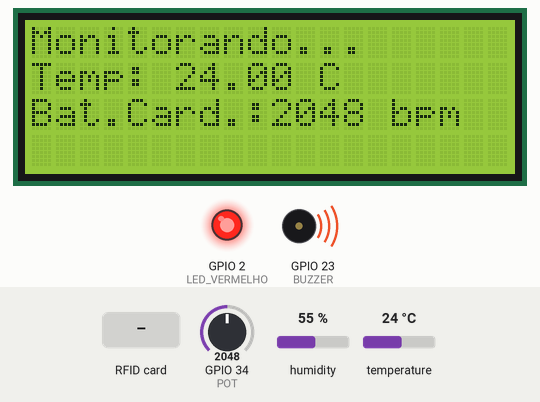
The sketch below on a simulated ESP32. On the bench: 20×4 character LCD, output pins drawn as LEDs (lit = HIGH), buzzer (waves = sounding, pin HIGH). The inputs (shaded band) are chosen by the test bench; at power-on: GPIO 34 (POT) = 2048, humidity 55 %, temperature 24 °C. What the sketch prints to the serial monitor is not drawn.

Above: at 1.2 s.
1.3 s: RFID card 5E 7A 19 C4 held to the reader
At 2.8 s:
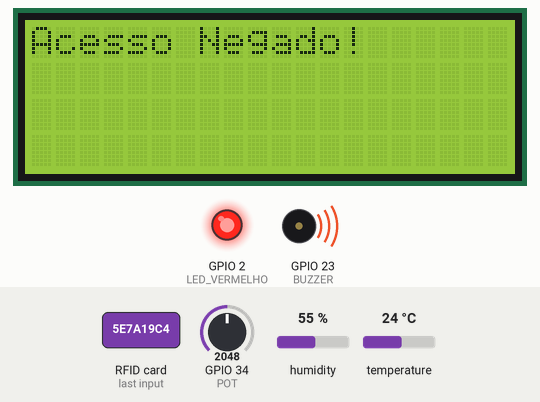
Timing chart, 0 to 4.3 s (numbered marks = the images above; inputs shaded):
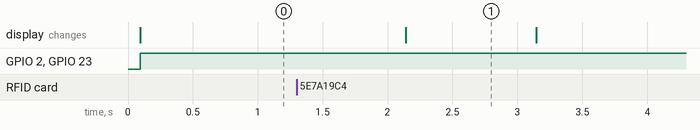

The sketch:

sketch_feb20final.ino
```cpp
#include <Wire.h>
#include <Adafruit_PN532.h>
#include <LiquidCrystal.h>
#include <DHT.h>

//Definição dos pinos do display LCD
#define RS 5
#define EN 18
#define D4 13
#define D5 12
#define D6 14
#define D7 27

//Definição dos atuadores
#define BUZZER 23
#define LED_VERMELHO 2

// Definição dos pinos dos sensores DHT11 e BPM (potenciômetro)
#define DHTPIN 25
#define DHTTYPE DHT11
#define POT 34

// Definição dos pinos do PN532 (NFC)
#define SDA_PIN 22
#define SCL_PIN 21

bool alarmeAtivo = false;

// Inicialização do módulo PN532 (I2C padrão)
Adafruit_PN532 nfc(SDA_PIN, SCL_PIN);

// Inicializa a biblioteca do LCD
LiquidCrystal lcd(RS, EN, D4, D5, D6, D7);


// Inicializa o sensor DHT11
DHT dht(DHTPIN, DHTTYPE);

const String cartoesAutorizados[] = {"f3 fa aa d"};
const int numCartoes = sizeof(cartoesAutorizados) / sizeof(cartoesAutorizados[0]);

unsigned long ultimaLeituraRFID = 0;
const unsigned long intervaloLeituraRFID = 2000; // Intervalo de 2 segundos para ler RFID

void setup() {
    Serial.begin(115200);

    pinMode(LED_VERMELHO, OUTPUT);
    pinMode(BUZZER, OUTPUT);
    pinMode(POT, INPUT);
    dht.begin();
    lcd.begin(20, 4);

    nfc.begin();
    uint32_t versiondata = nfc.getFirmwareVersion();
    if (!versiondata) {
        Serial.println("Falha ao encontrar PN532");
        while (1);
    }
    nfc.SAMConfig();
}

// Função para verificar se um cartão está autorizado
bool verificarCartao(String cardID) {
  for (int i = 0; i < numCartoes; i++) {
    if (cartoesAutorizados[i] == cardID) {
      return true;
    }
  }
  return false;
}

void lerRFID() {

  uint8_t uid[] = {0, 0, 0, 0, 0, 0, 0};
  uint8_t uidLength;

  if (nfc.readPassiveTargetID(PN532_MIFARE_ISO14443A, uid, &uidLength)) {
    String cardID = "";
    for (uint8_t i = 0; i < uidLength; i++) {
      cardID += String(uid[i], HEX);
      if (i < uidLength - 1) cardID += " ";
    }

    Serial.print("ID do Cartao RFID: ");
    Serial.println(cardID);

    if (verificarCartao(cardID)) {
      Serial.println("Cartão autorizado! Desligando alarmes.");
      lcd.clear();
      lcd.print("Acesso Liberado!");

      // Desligar buzzer e LED
      digitalWrite(BUZZER, LOW);
      digitalWrite(LED_VERMELHO, LOW);
      alarmeAtivo = false;
    } else {
      Serial.println("Cartão não autorizado.");
      lcd.clear();
      lcd.print("Acesso Negado!");
    }
  }
}


void loop() {
  float temperatura = dht.readTemperature();
  int leituraPot = analogRead(POT);
  float bpm = map(leituraPot, 0, 4095, 0, 4000); // Mapeia para uma faixa de 60 a 100

  if (isnan(temperatura) && (isnan(leituraPot))) { // Verifica se a leitura falhou
      lcd.setCursor(0, 1);
      lcd.print("Erro no sensor!");
  } else {
    lcd.clear();
    lcd.setCursor(0, 0);
    lcd.print("Monitorando...");
    lcd.setCursor(0, 1);
    lcd.print("Temp: ");
    lcd.print(temperatura);
    lcd.print(" C");
    lcd.setCursor(0, 2);
    lcd.print("Bat.Card.:" );
    lcd.print(leituraPot);
    lcd.print(" bpm");
  }

// Condições para ativar o alarme
  if ((temperatura > 27 || temperatura < 20 || leituraPot > 2000) && !alarmeAtivo) {
    Serial.println("Alerta! Condições críticas detectadas.");
    digitalWrite(BUZZER, HIGH);
    digitalWrite(LED_VERMELHO, HIGH);
    alarmeAtivo = true;
  }

  if((temperatura < 27 && temperatura > 20 && leituraPot < 2000) && alarmeAtivo) {
    Serial.println("Condições normalizadas. Desligando alarme.");
    digitalWrite(BUZZER, LOW);
    digitalWrite(LED_VERMELHO, LOW);
    alarmeAtivo = false;
  }

  if (alarmeAtivo && millis() - ultimaLeituraRFID >= intervaloLeituraRFID) {
    lerRFID();
    ultimaLeituraRFID = millis();
  }

  // Exibe temperatura e batimentos cardíacos
  Serial.print("Temp: ");
  Serial.print(temperatura);
  Serial.println(" C");
  Serial.print("Batimento cardiaco: ");
  Serial.print(leituraPot);
  Serial.println(" bpm");

  // Ler RFID para possível desativação do alarme
  delay(1000);
}
  /*Parâmetros para ativar/desativar buzzer e LED
  Serial.print("Temperatura: ");
  Serial.println(temperatura);
  if (temperatura < 20 || temperatura > 25) {
    digitalWrite(LED_VERMELHO, HIGH);  // Liga o LED
    digitalWrite(BUZZER, HIGH);       // Ativa o buzzer
  } else {
    digitalWrite(LED_VERMELHO, LOW);   // Desliga o LED
    digitalWrite(BUZZER, LOW);         // Desativa o buzzer
  }
  delay(2000);


  Serial.print("BPM: ");
  Serial.println(leituraPot);
  if (leituraPot < 60 || leituraPot > 100) {
    digitalWrite(LED_VERMELHO, HIGH);  // Liga o LED
    digitalWrite(BUZZER, HIGH);       // Ativa o buzzer
  } else {
    digitalWrite(LED_VERMELHO, LOW);   // Desliga o LED
    digitalWrite(BUZZER, LOW);         // Desativa o buzzer
  }
   delay(2000);*/


  /*Mensagens exibidas no Serial Monitor
  Serial.println("Aguardando RFID...");
  if (nfc.readPassiveTargetID(PN532_MIFARE_ISO14443A, uid, &uidLength)) {
    Serial.print("Cartao detectado: ");
    lcd.clear();
    lcd.setCursor(0, 0);
    lcd.print("ID: "); //Exibe no LCD, o ID do cartão detectado
    lcd.setCursor(0, 1);
    for (uint8_t i = 0; i < uidLength; i++) {
      Serial.print(uid[i], HEX);
      Serial.print(" ");
      lcd.print(uid[i], HEX);
      lcd.print(" ");
    }
    delay(2000);
    setup();
  }*/
```

Measured:
- after the input at 1.3 s, the display: changes after 0.84 s (image 1)
- what the display in image 1 shows lasts 1.0 s, from 2.1 s to 3.1 s
